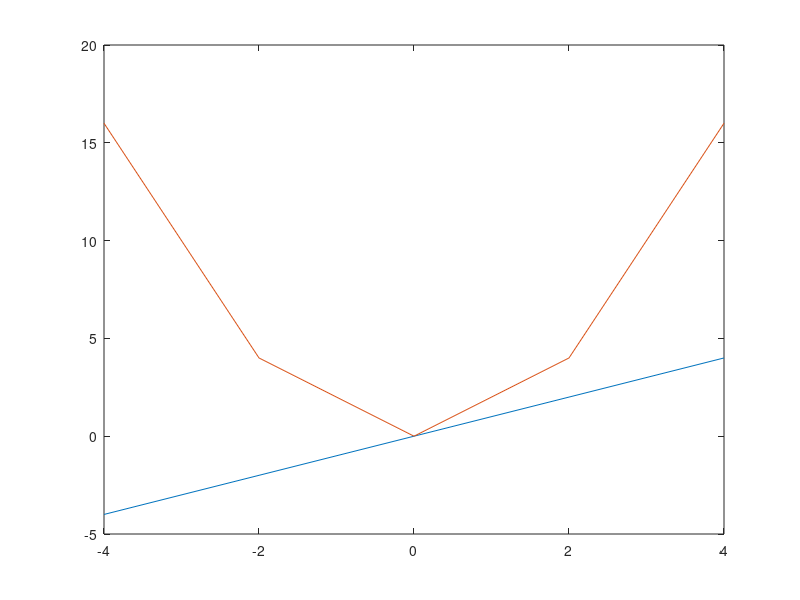

MATLAB code to generate this figure:
clc 
clear all
%% Find crossing points of two graphs
N = input ('Enter the step value for the range: N - ');
E = input ('Enter error value E - ');
k = (4-(-4))/(N-1); %value for equidistant points
x = [-4:k:4]; % The x value on the interval [-4;4]
f = @(x) x; % first function f(x)=x
g = @(x) x.^2; % second function g(x)=x^2
for ii = 1:N 
 if abs(f(x(ii))-g(x(ii)))<E %point condition
     x(ii) %Outputting a value that meets a condition
 end
end
plot(x, f(x), x, g(x)) %plot output



